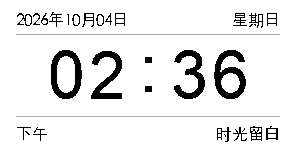
#> input picture cw32l010_clock/design/12-hour.pgm, 296 x 152 px
$ python -i theme_memory.py   (imports and definitions only)
#> lines starting #> are read from the running program, lines starting #| are printed output that depends on the picture; after the words box and inside, x2 and y2 are one past the last pixel; in counts of white or black regions, pixels touching at a corner belong together
#!/usr/bin/env python3
"""Measure design-study asset budgets; never modify or flash clock firmware."""
from __future__ import annotations

import argparse
from dataclasses import dataclass
import hashlib
import json
from pathlib import Path
import struct
import subprocess
from unittest.mock import patch

from PIL import Image

import theme_study as study

ROOT = Path(__file__).resolve().parents[1]
APPLICATION_LIMIT = 64000
RAM_LIMIT = 4096
COMMON_CODE_ALLOWANCE = 4096
THEME_CODE_ALLOWANCE = 256
FLASH_HEADROOM = 2048
SAMPLE = study.Sample()

# Fixed sample strings that will become dynamic date/weekday/temperature fields.
DYNAMIC_LABELS = {
    1: {SAMPLE.date, SAMPLE.temperature, "TUE"},
    2: {SAMPLE.date + "  TUE", SAMPLE.temperature},
    3: {SAMPLE.date + "  " + SAMPLE.temperature + "   SET/BACK"},
    4: {SAMPLE.date + "  TUE", SAMPLE.temperature},
    5: {SAMPLE.date + "  TUE", SAMPLE.temperature},
    6: {SAMPLE.date, SAMPLE.weekday, SAMPLE.temperature},
    7: {"T U E S D A Y", SAMPLE.date + "  /  " + SAMPLE.temperature},
    8: {SAMPLE.date, SAMPLE.weekday, SAMPLE.temperature},
    9: {"14", "36", "TUE", "2026", "10.20", SAMPLE.temperature},
    10: {SAMPLE.date, SAMPLE.weekday, SAMPLE.temperature},
    11: {SAMPLE.date, "TUESDAY / NO. 293", SAMPLE.temperature,
         "DAY 293 / A MOMENT TO KEEP"},
    12: {"TUESDAY, OCTOBER 20", "2026", "-  " + SAMPLE.temperature + "  -"},
    13: {SAMPLE.date, SAMPLE.date + "  TUE", SAMPLE.temperature},
    14: {"TUE 20", SAMPLE.date + "  TUE", SAMPLE.temperature},
    15: {SAMPLE.date, "TUESDAY / " + SAMPLE.temperature},
    16: {"O C T   2 0", "T U E S D A Y", SAMPLE.temperature},
    17: {SAMPLE.date, "TUE", "36", SAMPLE.temperature},
    18: {"OCT", "20", "2026", SAMPLE.weekday, SAMPLE.temperature},
    19: {SAMPLE.date + "  TUE", SAMPLE.temperature},
    20: {SAMPLE.date + "   TUESDAY", SAMPLE.temperature},
}
WEEKDAYS = "MONDAY TUESDAY WEDNESDAY THURSDAY FRIDAY SATURDAY SUNDAY"
MONTHS = "JANUARY FEBRUARY MARCH APRIL MAY JUNE JULY AUGUST SEPTEMBER OCTOBER NOVEMBER DECEMBER"


def align4(value):
    return (value + 3) & ~3


def encode_bitmap(image):
    """Random-access raw or 8x8 tile dictionary, whichever is smaller."""
    image = image.convert("1")
    width, height = image.size
    raw = struct.pack("<BHH", 0, width, height) + image.tobytes()
    tiles = []
    lookup = {}
    indices = []
    for y in range(0, height, 8):
        for x in range(0, width, 8):
            tile = Image.new("1", (8, 8), 0)
            tile.paste(image.crop((x, y, min(x + 8, width), min(y + 8, height))), (0, 0))
            value = tile.tobytes()
            if value not in lookup:
                lookup[value] = len(tiles)
                tiles.append(value)
            indices.append(lookup[value])
    index_bytes = 1 if len(tiles) <= 256 else 2
    mapping = (bytes(indices) if index_bytes == 1 else
               struct.pack("<" + "H" * len(indices), *indices))
    packed = struct.pack("<BHHH", index_bytes, width, height, len(tiles)) + b"".join(tiles) + mapping
    return min((raw, packed), key=len)


def decode_bitmap(data):
    kind, width, height = struct.unpack_from("<BHH", data)
    if not kind:
        return Image.frombytes("1", (width, height), data[5:])
    count, = struct.unpack_from("<H", data, 5)
    tiles = data[7:7 + count * 8]
    mapping = data[7 + count * 8:]
    result = Image.new("1", (width, height), 0)
    position = 0
    for y in range(0, height, 8):
        for x in range(0, width, 8):
            index = mapping[position] if kind == 1 else struct.unpack_from("<H", mapping, position)[0]
            tile = Image.frombytes("1", (8, 8), tiles[index * 8:(index + 1) * 8])
            result.paste(tile, (x, y))
            position += kind
    return result


def verified_bitmap(image):
    image = image.convert("1")
    encoded = encode_bitmap(image)
    decoded = decode_bitmap(encoded)
    assert decoded.size == image.size and decoded.tobytes() == image.tobytes()
    return encoded


@dataclass
class Asset:
    name: str
    data: bytes

    @property
    def size(self):
        return align4(len(self.data))


# [201 lines left out: functions atlas, capture_theme, subset_budget, main, not called in this run]


# [2 lines not run here, left out]

>>> from PIL import Image
>>> picture = Image.open('../design/12-hour.pgm')
#> picture is the input picture: PIL image 296x152 L; min 0, max 255, mean 232.6
>>> result = verified_bitmap(picture)
#> in verified_bitmap, `image = image.convert("1")`:
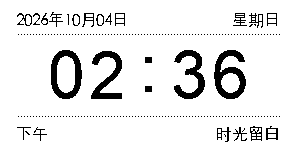
#> image: PIL image 296x152 1; 91.2% white; 206 black regions (182 under 20 px), largest, box (x1, y1, x2, y2) and area: (214, 50, 246, 99) 758, (51, 50, 82, 99) 692, (91, 51, 122, 99) 628
#> after the loop in encode_bitmap, `for y in range(0, height, 8):`: indices = 703 values, max 181 at index 663, min 0 at index 0, mean 34.14; lookup = 182 items
#> in encode_bitmap, `index_bytes = 1 if len(tiles) <= 256 else 2`: index_bytes = 1
#> in decode_bitmap, `result = Image.new("1", (width, height), 0)`: result: PIL image 296x152 1; every value is 0
#> after the loop in decode_bitmap, `for y in range(0, height, 8):`: position = 703

$ run again, on cw32l010_clock/design/menu-2.pgm
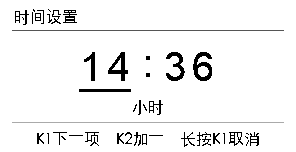
#> input picture cw32l010_clock/design/menu-2.pgm, 296 x 152 px
#> picture is the input picture: PIL image 296x152 L; min 0, max 255, mean 241.2
#> in verified_bitmap, `image = image.convert("1")`:
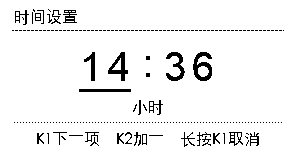
#> image: PIL image 296x152 1; 94.5% white; 203 black regions (178 under 20 px), largest, box (x1, y1, x2, y2) and area: (193, 52, 212, 81) 292, (108, 52, 128, 81) 235, (166, 52, 185, 81) 230
#> after the loop in encode_bitmap, `for y in range(0, height, 8):`: indices = 703 values, max 148 at index 698, min 0 at index 0, mean 21.65; lookup = 149 items
#> index_bytes = 1
#> result: PIL image 296x152 1; every value is 0
#> after the loop in decode_bitmap, `for y in range(0, height, 8):`: position = 703

$ run again, on cw32l010_clock/design/menu-3.pgm
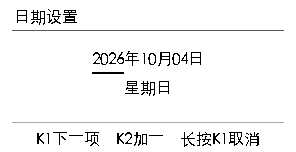
#> input picture cw32l010_clock/design/menu-3.pgm, 296 x 152 px
#> picture is the input picture: PIL image 296x152 L; min 0, max 255, mean 244.2
#> in verified_bitmap, `image = image.convert("1")`:
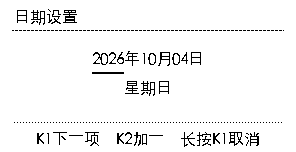
#> image: PIL image 296x152 1; 95.7% white; black in thin lines or dots, all inside (x1, y1, x2, y2) = (12, 9, 284, 147)
#> after the loop in encode_bitmap, `for y in range(0, height, 8):`: indices = 703 values, max 137 at index 698, min 0 at index 0, mean 18.65; lookup = 138 items
#> index_bytes = 1
#> result: PIL image 296x152 1; every value is 0
#> after the loop in decode_bitmap, `for y in range(0, height, 8):`: position = 703

$ run again, on cw32l010_clock/design/menu-4.pgm
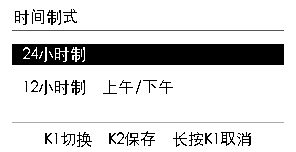
#> input picture cw32l010_clock/design/menu-4.pgm, 296 x 152 px
#> picture is the input picture: PIL image 296x152 L; min 0, max 255, mean 214.5
#> in verified_bitmap, `image = image.convert("1")`:
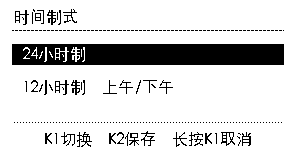
#> image: PIL image 296x152 1; 84.1% white; 209 black regions (180 under 20 px), largest, box (x1, y1, x2, y2) and area: (12, 44, 284, 65) 5405, (77, 132, 92, 147) 83, (221, 132, 235, 146) 79
#> after the loop in encode_bitmap, `for y in range(0, height, 8):`: indices = 703 values, max 153 at index 697, min 0 at index 0, mean 29.11; lookup = 154 items
#> index_bytes = 1
#> result: PIL image 296x152 1; every value is 0
#> after the loop in decode_bitmap, `for y in range(0, height, 8):`: position = 703
